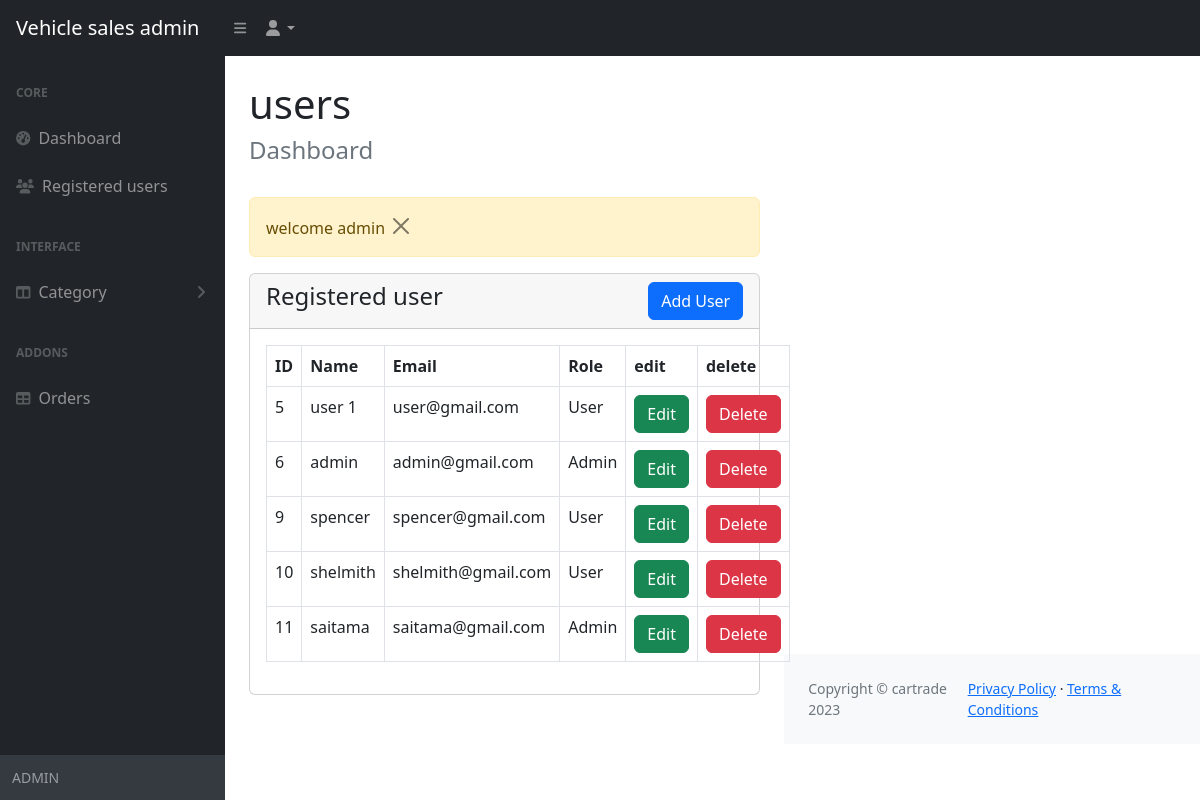
/audi/admin/view-register.php (signed in), run on an earlier commit of the app's database.
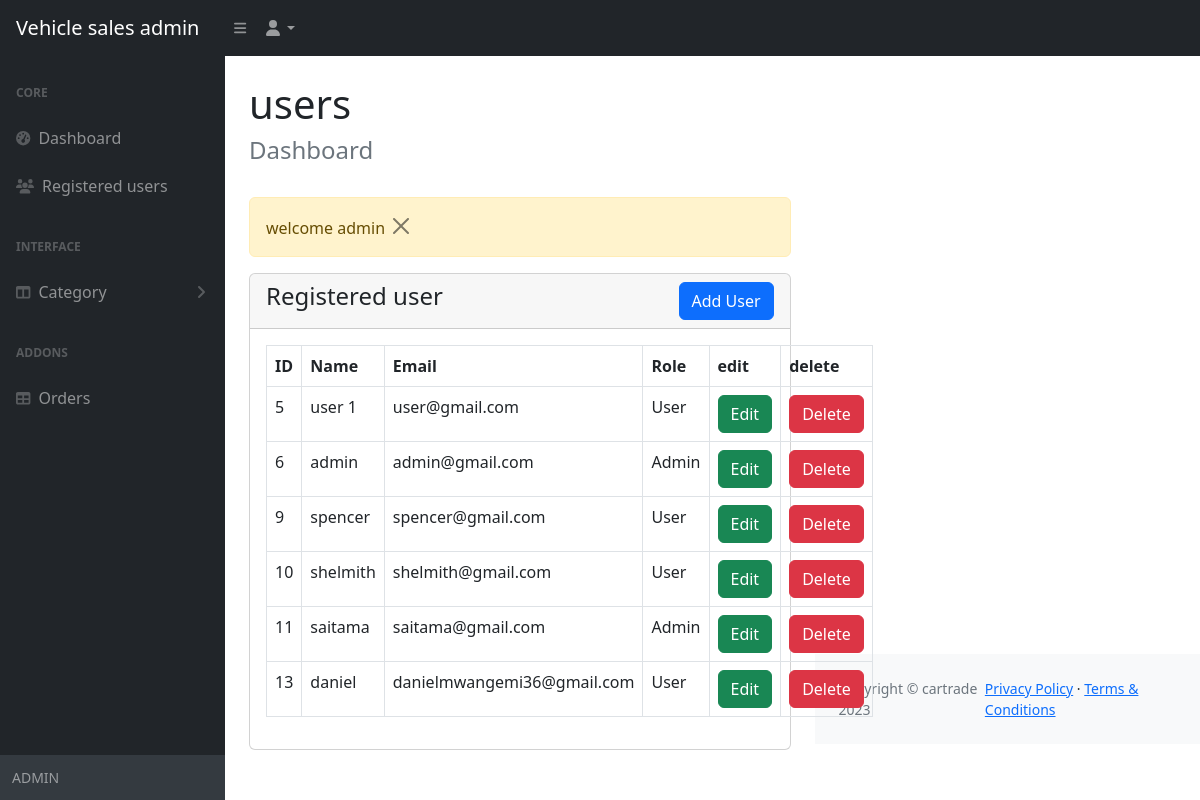
And on a later commit of the database.
### tables this page shows
CREATE TABLE `users` (
  `id` int(11) NOT NULL,
  `name` varchar(191) NOT NULL,
  `email` varchar(191) NOT NULL,
  `password` varchar(191) NOT NULL,
  `role_as` tinyint(4) NOT NULL DEFAULT 0,
  `status` tinyint(1) NOT NULL DEFAULT 0,
  `created_at` timestamp NOT NULL DEFAULT current_timestamp()
);

### audi/admin/view-register.php (the view, shortened to what this page needs)
<?php
include('../config/dbcon.php');
include('includes/header.php');
include('includes/sidebar.php');
include('includes/navbar-top.php');
?>
<div class="container-fluid px-4">
    <h1 class="mt-4">users</h1>
    <ol class="breadcrumb mb-4">
        <li class="breadcrumb-item active"><h4>Dashboard</h4></li>
    </ol>
    <div class="col-md-12">
    <?php include('message.php'); ?>
        <div class="card">
            <div class="card-header"><h4>Registered user
                <a href="register-add.php" class="btn btn-primary float-end">Add User</a>
            </h4>
        </div>
            <div class="card-body">
                <table class="table table-bordered">
                    <thead>
                        <tr>
                            <th>ID</th>
                            <th>Name</th>
                            <th>Email</th>
                            <th>Role</th>
                            <th>edit</th>
                            <th>delete</th>
                        </tr>
                    </thead>
                    <tbody>
                        <?php
                        $query = "SELECT * FROM users";
                        $query_run = mysqli_query($con, $query);
                        if(mysqli_num_rows($query_run) > 0)
                        {
                            foreach($query_run as $row)
                            {
                                ?>
                                    <tr>
                                        <td><?= $row['id']; ?></td>
                                        <td><?= $row['name']; ?></td>
                                        <td><?= $row['email']; ?></td>
                                        <td>
                                            <?php
                                                if($row['role_as'] == '1')
                                                {
                                                    echo 'Admin';
                                                }
                                                elseif($row['role_as'] == '0')
                                                {
                                                    echo 'User';
                                                }
                                            ?>
                                        </td>
                                        <td><a href="register-edit.php?id=<?=$row['id'];?>" class="btn btn-success">Edit</a></td>
                                        <td>
                                            <form action="code-users.php" method="POST">
                                            <button type="submit" name="user_delete" value="<?=$row['id'];?>" class="btn btn-danger">Delete</button>
                                            </form>
                                        </td>
                                    </tr>
                                <?php
                            }
                        }
                        else
                        {
                            ?>
                                <tr>
                                    <td colspan="6">no record found</td>
                                </tr>
                            <?php
                        }
                        ?>
                    </tbody>
                </table>
            </div>
        </div>
    </div>
</div>
</div>
<?php
include('includes/footer.php');
include('includes/scripts.php');
?>

What changed in the data, as far as the page shows it:
added users: id "13", name "daniel", email "danielmwangemi36@gmail.com", role_as "User"
